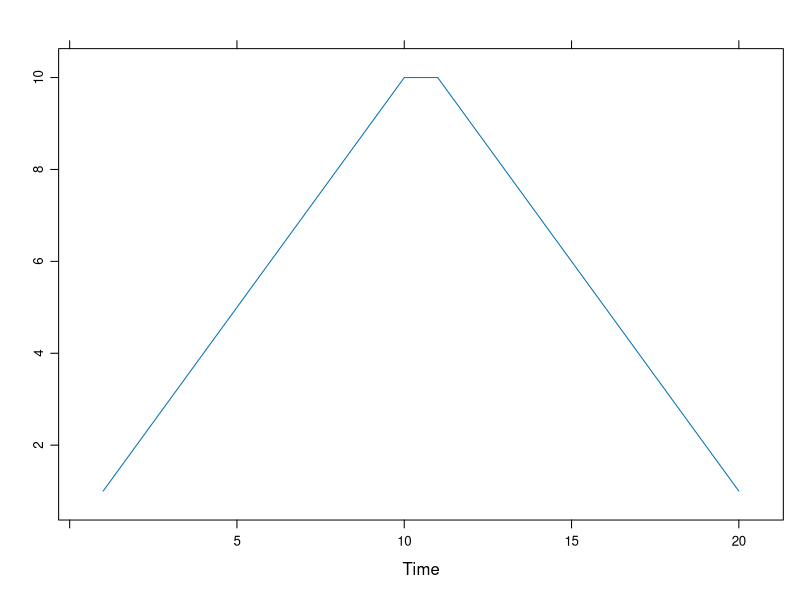
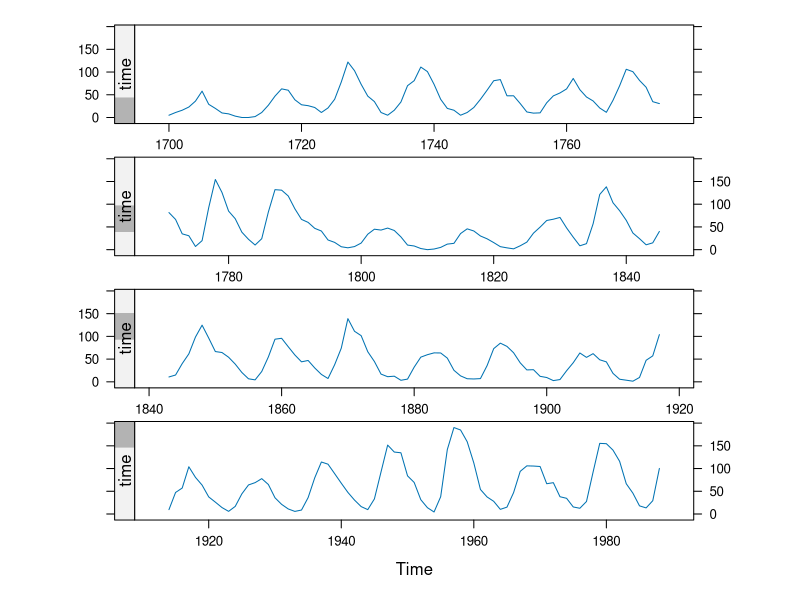
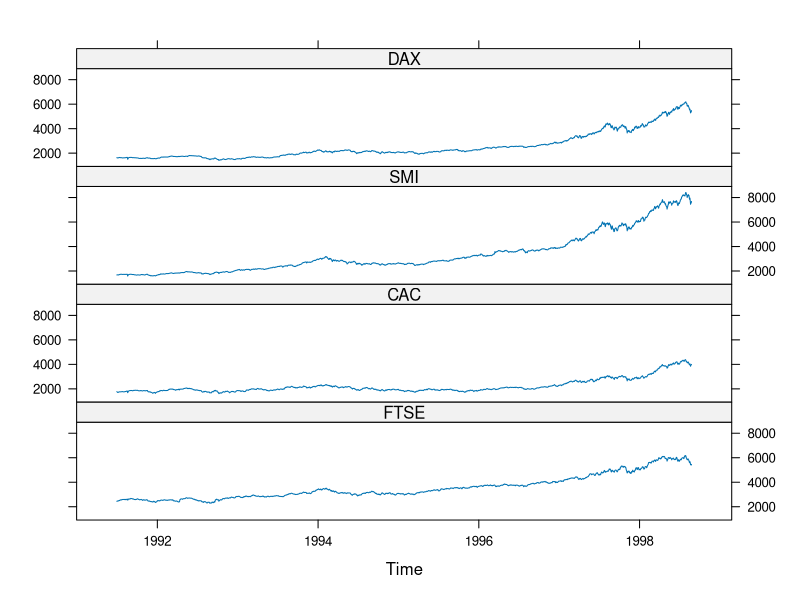
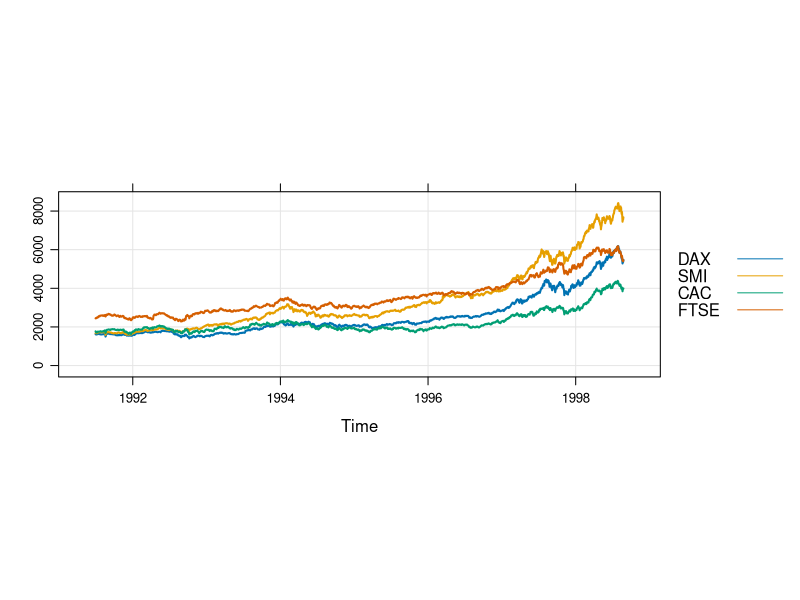
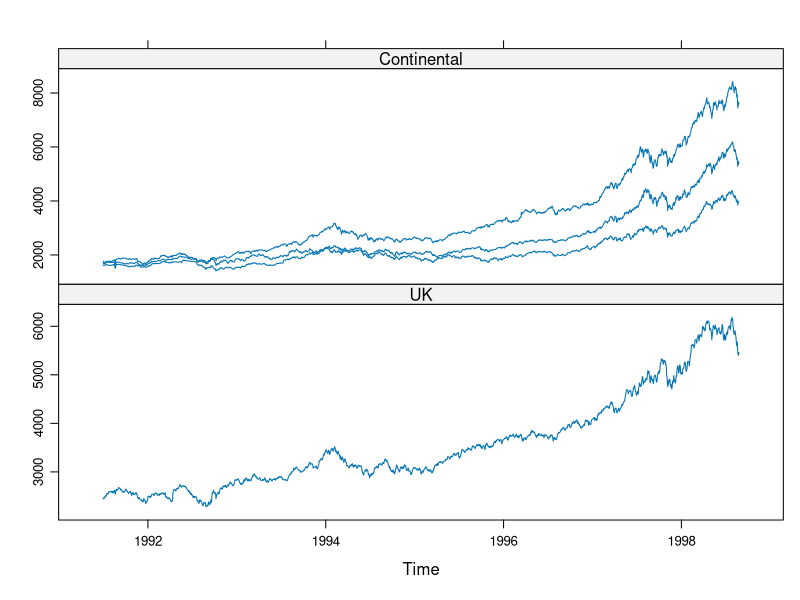
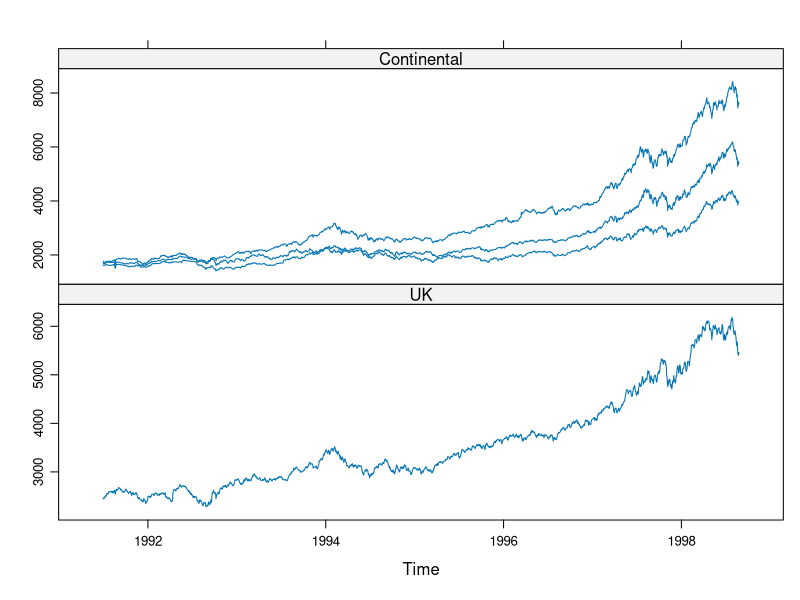
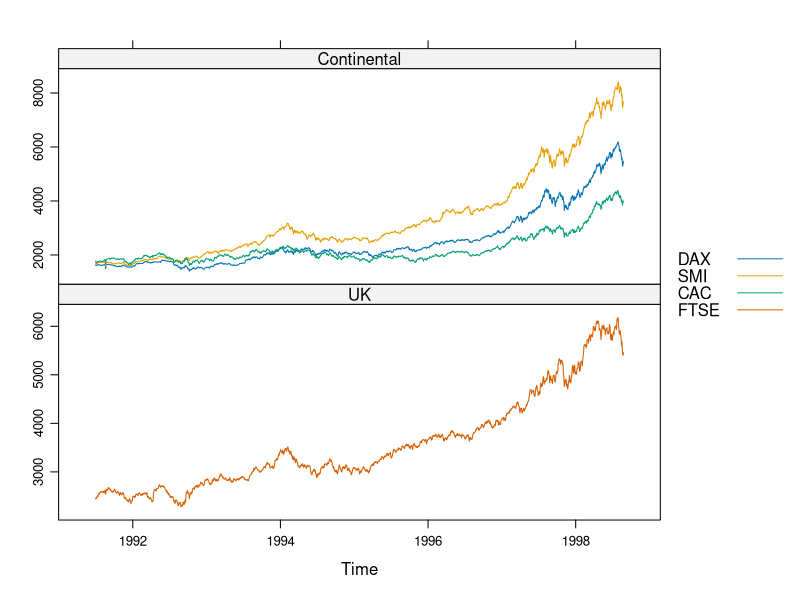
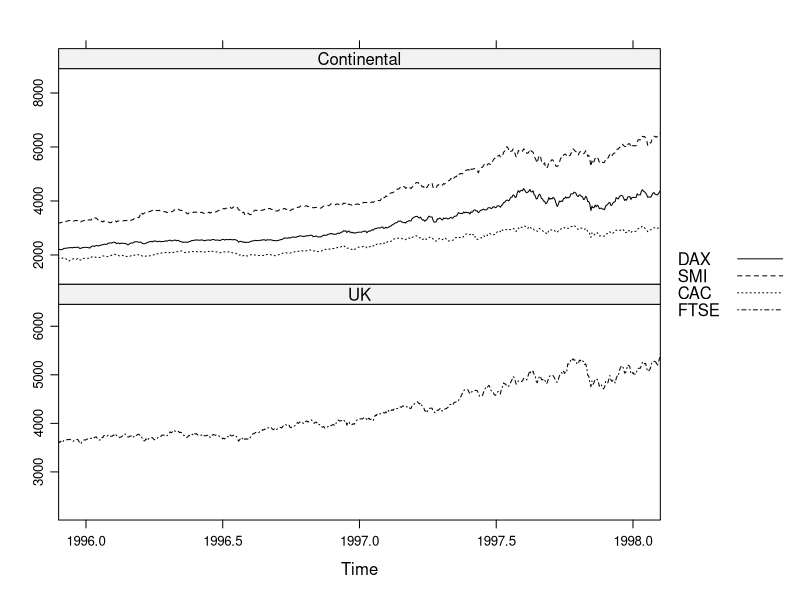

Reproduce these figures in R, in order.
library(lattice)


### Name: B_01_xyplot.ts
### Title: Time series plotting methods
### Aliases: xyplot.ts
### Keywords: hplot ts

### ** Examples

xyplot(ts(c(1:10,10:1)))

### Figure 14.1 from Sarkar (2008)
xyplot(sunspot.year, aspect = "xy",
       strip = FALSE, strip.left = TRUE,
       cut = list(number = 4, overlap = 0.05))

### A multivariate example; first juxtaposed, then superposed
xyplot(EuStockMarkets, scales = list(y = "same"))
xyplot(EuStockMarkets, superpose = TRUE, aspect = "xy", lwd = 2,
    type = c("l","g"), ylim = c(0, max(EuStockMarkets)))

### Examples using screens (these two are identical)
xyplot(EuStockMarkets, screens = c(rep("Continental", 3), "UK"))
xyplot(EuStockMarkets, screens = list(FTSE = "UK", "Continental"))

### Automatic group styles
xyplot(EuStockMarkets, screens = list(FTSE = "UK", "Continental"),
    superpose = TRUE)

xyplot(EuStockMarkets, screens = list(FTSE = "UK", "Continental"),
    superpose = TRUE, xlim = extendrange(1996:1998),
    par.settings = standard.theme(color = FALSE))

### Specifying styles for series by name
xyplot(EuStockMarkets, screens = list(FTSE = "UK", "Continental"),
    col = list(DAX = "red", FTSE = "blue", "black"), auto.key = TRUE)

xyplot(EuStockMarkets, screens = list(FTSE = "UK", "Continental"),
    col = list(DAX = "red"), lty = list(SMI = 2), lwd = 1:2,
    auto.key = TRUE)

### Example with simpler data, few data points
set.seed(1)
z <- ts(cbind(a = 1:5, b = 11:15, c = 21:25) + rnorm(5))
xyplot(z, screens = 1)
xyplot(z, screens = list(a = "primary (a)", "other (b & c)"),
  type = list(a = c("p", "h"), b = c("p", "s"), "o"),
  pch = list(a = 2, c = 3), auto.key = list(type = "o"))
